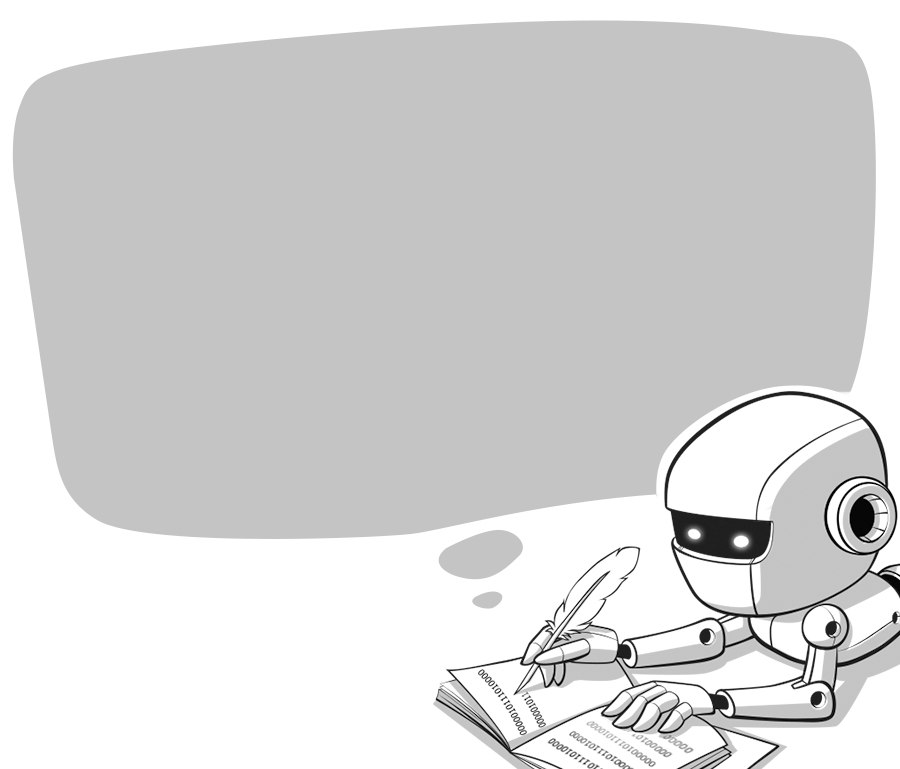
#> input picture pictures/small.jpg, 900 x 769 px, found by its file name
$ python generator.py   (older library calls are emulated)
#> lines starting #> are read from the running program, lines starting #| are printed output that depends on the picture
# -*- coding: utf-8

import io, string, re
from PIL import Image, ImageFont, ImageDraw
from settings import settings

class ALIGN:
    LEFT = 1
    CENTER = 2
    RIGHT = 3


LINE_DISTANCE = 60
COMMON_COLOR = (0, 0, 0)
COMMON_FONT_SIZE = 50
SIGN_FONT_SIZE = 34
MAX_TEXT_WIDTH = 2000

PRINTABLE = u"абвгдеёжзийклмнопрстуфхцчшщъыьэюяАБВГДЕЁЖЗИЙКЛМНОПРСТУФХЦЧШЩЪЫЬЭЮЯ" + string.printable

TEMPLATES = {
    700 : {
        'image': Image.open('pictures/small.jpg').copy(),
        'start_pos_y': 140,
        'sign_offset_x': 40,
        'left_offset_x': 0,
        'align': ALIGN.CENTER,
    },
    854 : {
        'image': Image.open('pictures/middle.jpg').copy(),
        'start_pos_y': 140,
        'sign_offset_x': 40,
        'left_offset_x': 50,
        'align': ALIGN.CENTER,
    },
    MAX_TEXT_WIDTH: {
        'image': Image.open('pictures/big.jpg').copy(),
        'start_pos_y': 140,
        'sign_offset_x': 20,
        'left_offset_x': 80,
        'align': ALIGN.CENTER,
    },
}
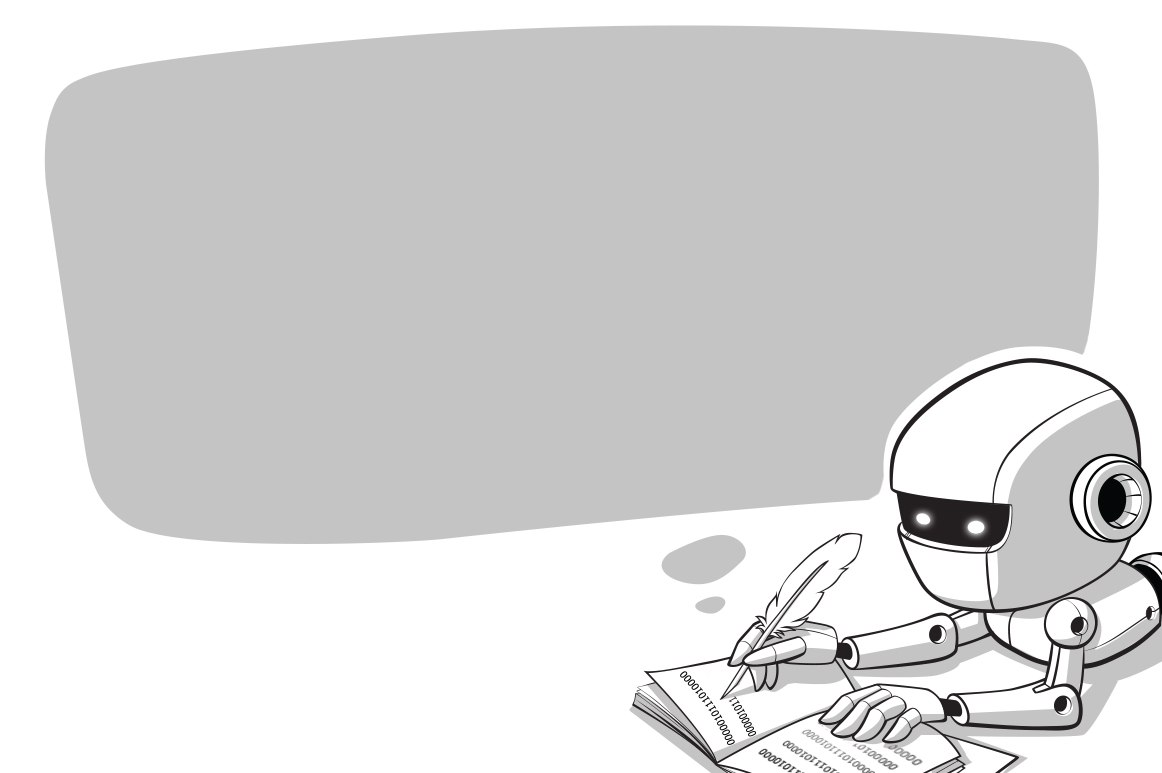
#> input picture pictures/middle.jpg, 1162 x 773 px, found by its file name
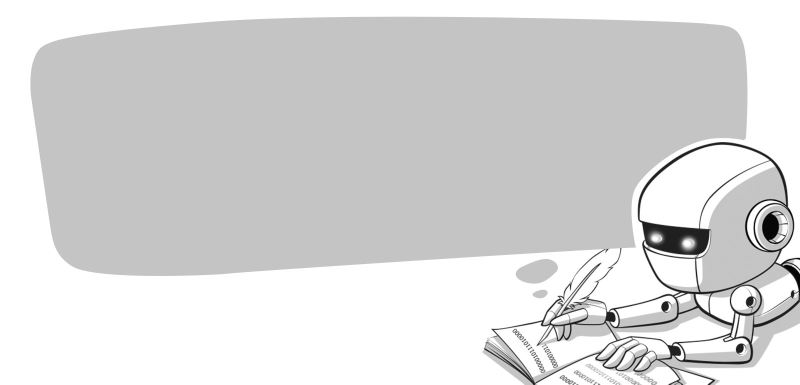
#> input picture pictures/big.jpg, 1600 x 769 px, found by its file name (shown at 1/2 size)


_common_font = ImageFont.truetype("pictures/tahoma.ttf", COMMON_FONT_SIZE)
_sign_font = ImageFont.truetype("pictures/tahoma.ttf", SIGN_FONT_SIZE)
_draw = ImageDraw.Draw(TEMPLATES[MAX_TEXT_WIDTH]['image'])


def up_and_dot(title):
    title = title.strip()
    title = title[0].upper() + title[1:]
    title = ' '.join(title.split())
    if title[-1] not in '!?.:':
        title += '.'
    return title


def check_dot(line):
    sentence = list(line)
    if sentence[-1] in ',:':
        sentence[-1] = '.'
        return ''.join(sentence)
    return line


def filtered_string(line):
    return filter(lambda x: x in PRINTABLE, re.sub('\s{2,}', ' ', line))


def generate_image(lines, sign=None, title=None, show=False):
    lines = [filtered_string(l) for l in lines]
    lines[-1] = check_dot(lines[-1])
#> (the run stopped early here; a loop or call above may not have finished)
